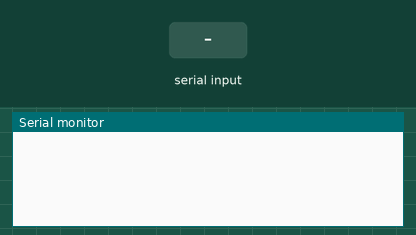
This sketch was run on a simulated Arduino Uno, built with avr-gcc and run on an emulated ATmega328P. Shown: the last lines printed to the serial monitor. The inputs (shaded band) are chosen by the test bench.

Above: at 1.2 s.
1.3 s: "90,45\n" received over Serial
At 2.2 s:
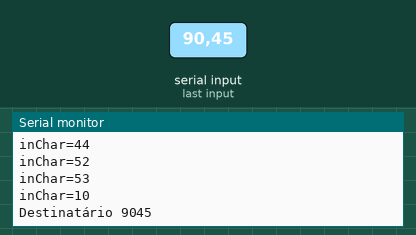
2.8 s: "30,150\n" received over Serial
At 3.4 s:
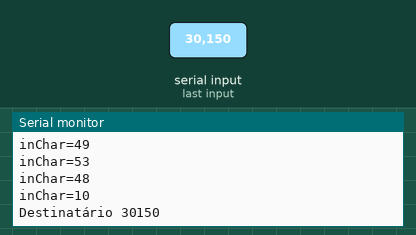
Timing chart, 0 to 5.8 s (numbered marks = the images above; inputs shaded):
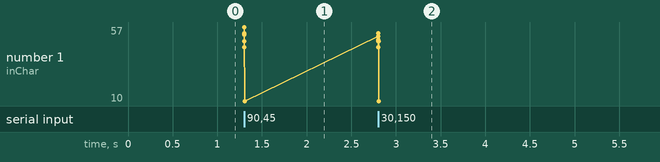

Measured:
- after the input at 1.3 s, the serial monitor: prints a new line at once (image 1)
- after the input at 2.8 s, the serial monitor: prints a new line at once (image 2)

The sketch:

fromatmegatoesptestrecieve.ino
```cpp
String qqcoisa="";
String inString = "";
int inStringint;


void setup() {
  // put your setup code here, to run once:
  Serial.begin(115200);
}

void loop() {
  // Read serial input:
  while (Serial.available() > 0) {
    int inChar = Serial.read();
    Serial.print("inChar=");
    Serial.println(inChar);
    if (isDigit(inChar)) {
      // convert the incoming byte to a char and add it to the string:
      inString += (char)inChar;
      Serial.println("");
    }
    // if you get a newline, print the string, then the string's value:
    if (inChar == '\n') {
      inStringint = inString.toInt();
      Serial.print("Destinatário ");
      Serial.println(inStringint);

      // clear the string for new input:
      inString = "";
    }
  }
}
```
